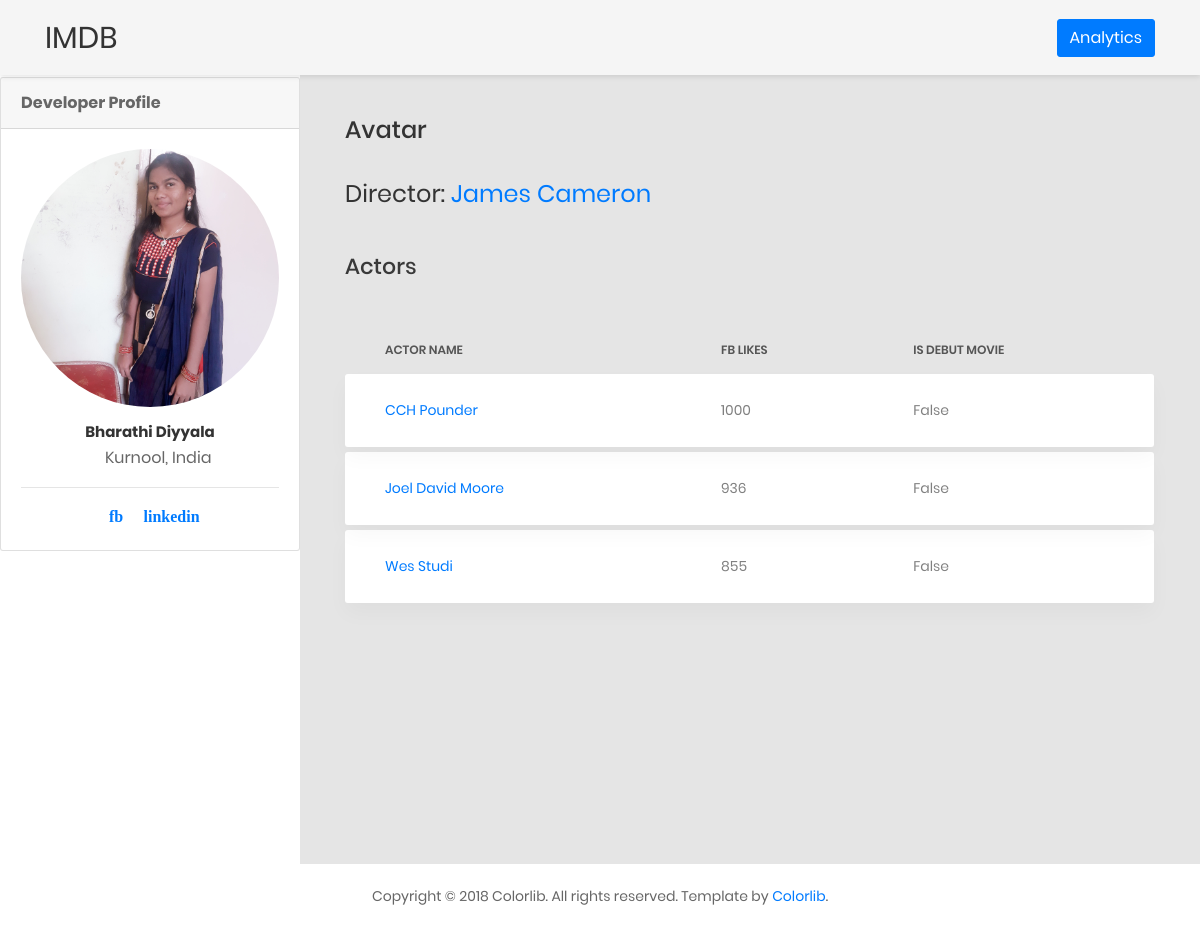
The app's page /imdb/movie/b249b62c-22b4-4733-9187-952761d043bc/ with its own data.
### imdb/models.py (models this page shows)
class Movie(models.Model):
    movie_id=models.CharField(max_length=100,primary_key=True)
    name=models.CharField(max_length=100)
    budget=models.CharField(max_length=15)
    box_office_collection_in_crores=models.IntegerField()
    year_of_release=models.CharField(max_length=4)
    likes_on_fb=models.IntegerField()
    average_rating=models.FloatField(default=0)
    genre=models.CharField(max_length=200)
    language=models.CharField(max_length=30)
    country=models.CharField(max_length=30)
    no_of_users_voted=models.CharField(max_length=15)
    actors=models.ManyToManyField(Actor,through='Cast')
    director_name=models.ForeignKey(Director,on_delete=models.CASCADE)

class Director(models.Model):
    name=models.CharField(max_length=100,unique=True)
    gender=models.CharField(max_length=6)
    no_of_facebook_likes=models.CharField(max_length=15)

class Cast(models.Model):
    movie=models.ForeignKey(Movie,on_delete=models.CASCADE)
    actor=models.ForeignKey(Actor,on_delete=models.CASCADE)
    role=models.CharField(max_length=50)
    is_debut_movie=models.BooleanField(default=False)

class Actor(models.Model):
    actor_id=models.CharField(max_length=100,primary_key=True)
    name=models.CharField(max_length=100)
    gender=models.CharField(max_length=6)
    fb_likes=models.CharField(max_length=15)

### imdb/views.py (the view)
# urls.py: path('movie/<uuid:movie_id>/', views.movie, name='movie'),
def movie(request,movie_id):
    actor={'actors':Cast.objects.filter(movie__movie_id=movie_id)}
    movie={'movies':Movie.objects.get(movie_id=movie_id)}
    actor.update(movie)
    return render(request,'imdb_movie.html',actor)

### imdb/templates/imdb_movie.html
{% extends 'base.html' %}
{% load static %}
{% block content %}
<div class="row">
    <div class="col-md-12">
        <h2 class="heading-title m-b-35">{{ movies.name }}</h2>
        <h3 class="title-3 m-b-45">Director: <a href="/imdb/director/{{ movies.director_name.name }}/">{{ movies.director_name.name }}</a></h3>
        <h3 class="title-5 m-b-45">Actors</h3>
        <div class="table-responsive table-responsive-data2">
            <table class="table table-data2">
                <thead>
                <tr>
                    <th>Actor Name</th>
                    <th>FB Likes</th>
                    <th>Is debut movie</th>
                </tr>
                </thead>
                <tbody>
                {% for act in actors %}
                <tr class="tr-shadow">
                    <td >
                        <a href="/imdb/actor/{{ act.actor.actor_id }}/">{{ act.actor.actor_id }}</a>
                    </td>
                    <td>{{ act.actor.fb_likes }}</td>
                    <td>
                       {{ act.is_debut_movie}}
                    </td>
                </tr>
                <tr class="spacer"></tr>
                {% endfor %}
                </tbody>
            </table>
        </div>
    </div>
</div>
{% endblock %}

### imdb/templates/base.html (shortened to what this page needs)
{% load static %}
<!DOCTYPE html>
<html lang="en">
<head>
    <link href="{% static 'css/font-face.css' %}" rel="stylesheet" media="all">
    <link href="{% static 'vendor/font-awesome-4.7/css/font-awesome.min.css' %}"
          rel="stylesheet" media="all">
    <link href="{% static 'vendor/font-awesome-5/css/fontawesome-all.min.css' %}"
          rel="stylesheet" media="all">
    <link href="{% static 'vendor/mdi-font/css/material-design-iconic-font.min.css' %}"
          rel="stylesheet" media="all">
    <link href="{% static 'vendor/bootstrap-4.1/bootstrap.min.css' %}"
          rel="stylesheet" media="all">
    <link href="{% static 'vendor/animsition/animsition.min.css' %}"
          rel="stylesheet" media="all">
    <link href="{% static 'vendor/bootstrap-progressbar/bootstrap-progressbar-3.3.4.min.css' %}"
          rel="stylesheet" media="all">
    <link href="{% static 'vendor/wow/animate.css' %}" rel="stylesheet"
          media="all">
    <link href="{% static 'vendor/css-hamburgers/hamburgers.min.css' %}"
          rel="stylesheet" media="all">
    <link href="{% static 'vendor/slick/slick.css' %}" rel="stylesheet"
          media="all">
    <link href="{% static 'vendor/select2/select2.min.css' %}" rel="stylesheet"
          media="all">
    <link href="{% static 'vendor/perfect-scrollbar/perfect-scrollbar.css' %}"
          rel="stylesheet" media="all">
    <link href="{% static 'css/theme.css' %}" rel="stylesheet" media="all">
</head>
<body class="animsition">
<div class="page-wrapper">
    <aside class="menu-sidebar d-none d-lg-block">
        <div class="container-fluid">
            <div class="row">
                <div class="card">
                    <div class="card-header">
                        <strong class="card-title mb-3">Developer
                            Profile</strong>
                    </div>
                    <div class="card-body">
                        <div class="mx-auto d-block">
                            <a href="https://tap.ibhubs.in/2019/bharathi-diyyala/portfolio.html">
                                <img class="rounded-circle mx-auto d-block"
                                    src="{% static "three.jpg" %}"
                                    alt="Card image cap">
                            </a>
                            <h5 class="text-sm-center mt-2 mb-1">Bharathi Diyyala</h5>
                            <div class="location text-sm-center">
                                <i class="fa fa-map-marker"></i>
                                Kurnool, India
                            </div>
                        </div>
                        <hr>
                        <div class="card-text text-sm-center">
                            <a href="#">
                                <i class="fa fa-facebook pr-1">fb</i>
                            </a>
                            <a href="#">
                                <i class="fa fa-linkedin pr-1">linkedin</i>
                            </a>
                        </div>
                    </div>
                </div>
            </div>
        </div>
    </aside>
    <div class="page-container">
        <header class="header-desktop">
            <div class="section__content section__content--p30">
                <div class="container-fluid">
                    <div class="header-wrap">
                        <a href="/imdb/home/"><h2 class="title-1">IMDB</h2></a>
                        <form class="form-header"
                              action="/imdb/analytics/" method="get">
                            <button type="submit" class="btn btn-primary">
                                Analytics
                            </button>
                        </form>
                    </div>
                </div>
            </div>
        </header>
        <div class="main-content">
            <div class="section__content section__content--p30">
                <div class="container-fluid">
                    {% block content %}
                    {% endblock %}
                </div>
            </div>
        </div>
    </div>
</div>
<div class="row">
    <div class="col-md-12">
        <div class="copyright">
            <p>Copyright © 2018 Colorlib. All rights
                reserved. Template by <a
                        href="https://colorlib.com">Colorlib</a>.
            </p>
        </div>
    </div>
</div>
</body>
</html>

### records on screen
Movie: name "Avatar", director_name.name "James Cameron"
Cast: actor.actor_id "CCH Pounder", actor.fb_likes "1000", is_debut_movie "False"
Cast: actor.actor_id "Joel David Moore", actor.fb_likes "936", is_debut_movie "False"
Cast: actor.actor_id "Wes Studi", actor.fb_likes "855", is_debut_movie "False"
